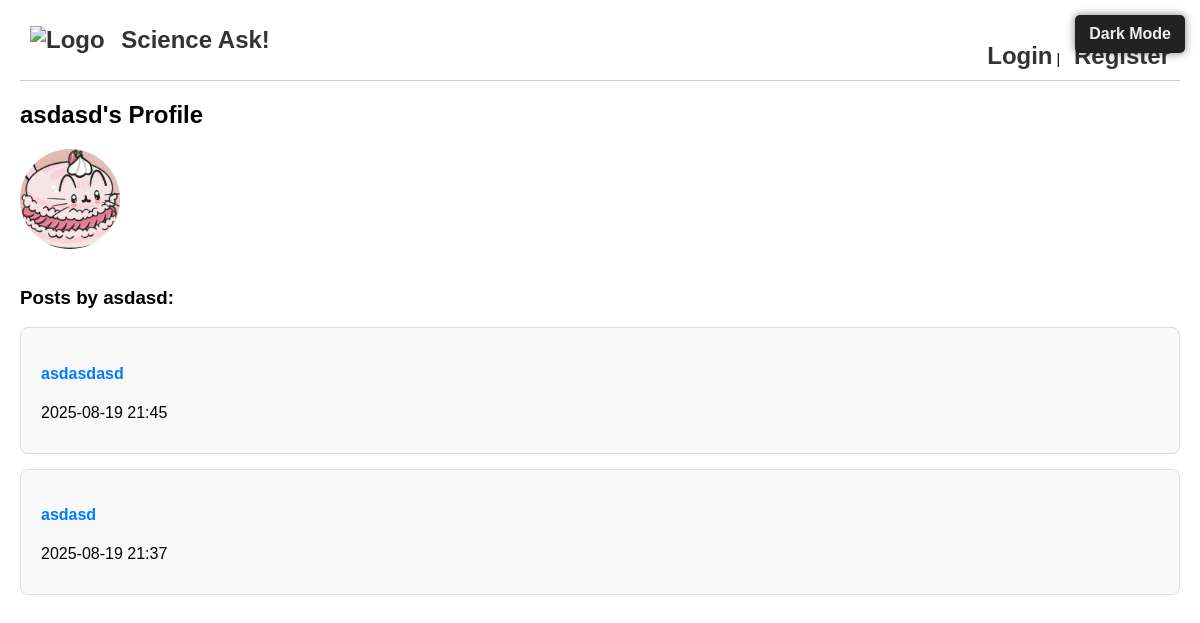
Screenshot of /profile/asdasd with the database file from the repository.
### models.py (models this page shows, shortened)
class User(UserMixin, db.Model):
    id = db.Column(db.Integer, primary_key=True)
    username = db.Column(db.String(80), unique=True, nullable=False)
    password_hash = db.Column(db.String(128))
    profile_pic = db.Column(db.String(150), nullable=True)  # NEW
    def get_profile_pic(self):
        return url_for('static', filename='profile_pics/' + self.profile_pic) if self.profile_pic else url_for('static', filename='profile_pics/default.png')

class Post(db.Model):
    id = db.Column(db.Integer, primary_key=True)
    title = db.Column(db.String(120), nullable=False)
    content = db.Column(db.Text, nullable=False)
    user_id = db.Column(db.Integer, db.ForeignKey('user.id'), nullable=False)
    created_at = db.Column(db.DateTime, default=lambda: datetime.now(timezone.utc))
    edited = db.Column(db.Boolean, default=False)  # NEW: mark if post was edited
    solved = db.Column(db.Boolean, default=False)  # NEW: mark if question is solved
    user = db.relationship('User', backref=db.backref('posts', lazy=True))
    tags = db.relationship('Tag', secondary=post_tags, backref=db.backref('posts', lazy='dynamic'))

### app.py (the view)
@app.route('/profile/<username>')
def profile(username):
    user = User.query.filter_by(username=username).first_or_404()
    return render_template('profile.html', user=user)

### templates/profile.html
{% extends "base.html" %}
{% block content %}
  <h2>{{ user.username }}'s Profile</h2>
  <img src="{{ user.get_profile_pic() }}" alt="Profile Picture"
       style="height:100px; width:100px; border-radius:50%; margin-bottom:15px;">
  <h3>Posts by {{ user.username }}:</h3>
  {% if user.posts %}
    {% for post in user.posts|sort(attribute='created_at', reverse=True) %}
      <div class="post" style="margin-bottom:15px;">
        <h4><a href="{{ url_for('post_detail', post_id=post.id) }}">{{ post.title }}</a></h4>
        <p>{{ post.created_at.strftime('%Y-%m-%d %H:%M') }}</p>
      </div>
    {% endfor %}
  {% else %}
    <p>No posts yet.</p>
  {% endif %}
{% endblock %}

### static/style1.css (style rules this page uses)
body { background-color: white; color: black; font-family: Arial, sans-serif; margin: 0; padding: 0 20px; transition: background-color 0.3s ease, color 0.3s ease; }
a { color: #007bff; text-decoration: none; transition: color 0.3s ease; }
.post, .comment { background-color: #f9f9f9; border: 1px solid #ddd; padding: 15px 20px; margin-bottom: 20px; border-radius: 8px; transition: background-color 0.3s ease, border-color 0.3s ease; }

### rows the page displays
User: username "asdasd", get_profile_pic (picture)
Post: title "asdasdasd", created_at "2025-08-19 21:45"
Post: title "asdasd", created_at "2025-08-19 21:37"
